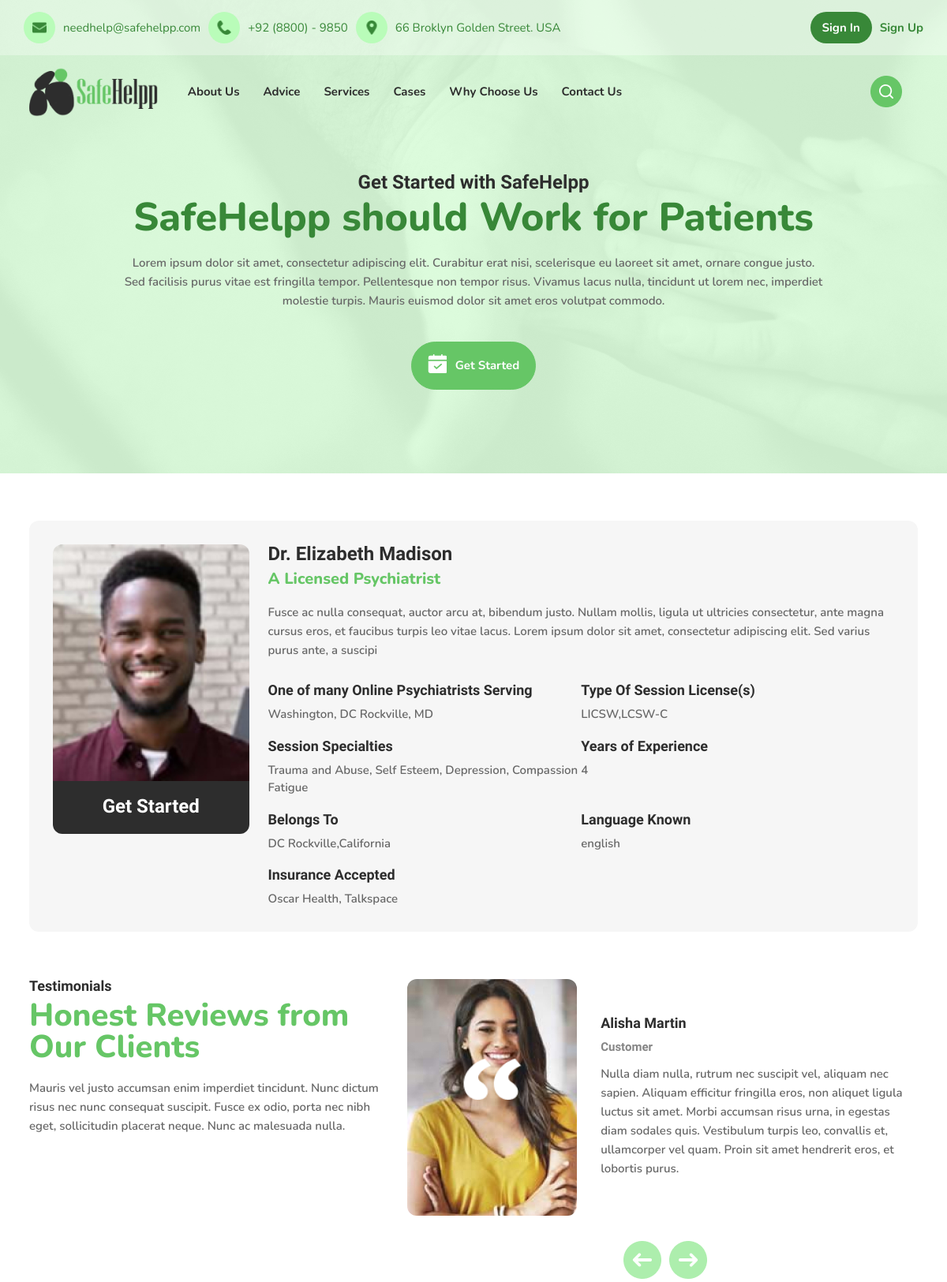
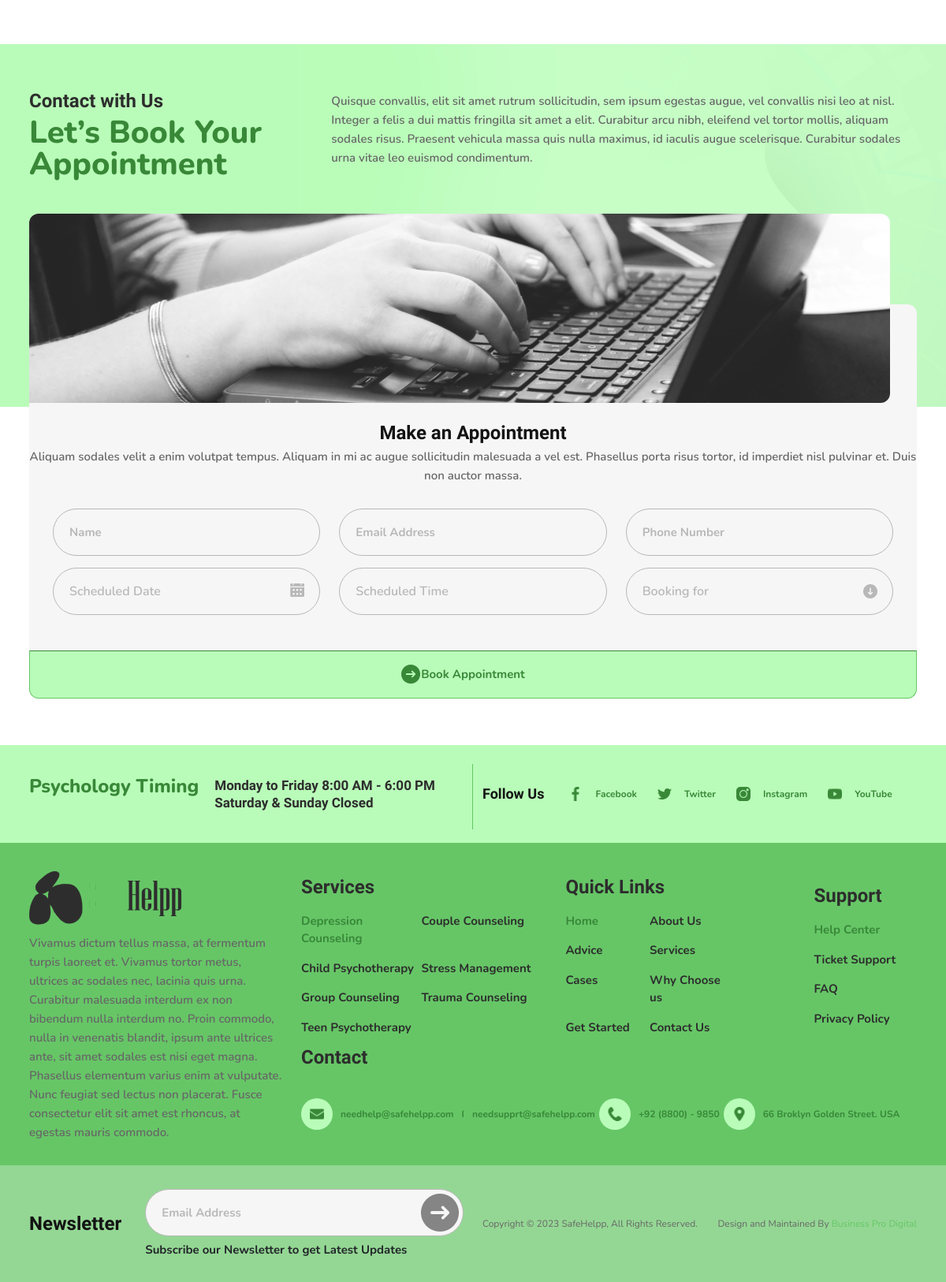
The page /psychiatrist/single.php?id=SH655f33f0f1c19 on the database its author committed (2 pictures, top to bottom).
### tables this page shows
CREATE TABLE `therapist_profile` (
  `id` int(11) NOT NULL,
  `therapist_id` varchar(255) NOT NULL,
  `profile_picture` varchar(255) DEFAULT NULL,
  `designation` varchar(255) DEFAULT NULL,
  `about_therapist` varchar(255) DEFAULT NULL,
  `state` varchar(255) DEFAULT NULL,
  `city` varchar(255) DEFAULT NULL,
  `y_o_exp` varchar(255) DEFAULT NULL,
  `language` varchar(255) DEFAULT NULL,
  `category_therapy` varchar(255) DEFAULT NULL,
  `therapist_specialty` varchar(255) DEFAULT NULL,
  `therapy_license` varchar(255) DEFAULT NULL,
  `christian_based_therapy` varchar(255) DEFAULT NULL,
  `accepted_insurance` varchar(255) DEFAULT NULL,
  `therapist_fees` varchar(255) DEFAULT NULL,
  `date` date NOT NULL
);

CREATE TABLE `therapist_register` (
  `id` int(11) NOT NULL,
  `therapist_id` varchar(255) NOT NULL,
  `user_type` varchar(255) NOT NULL,
  `register_username` varchar(255) NOT NULL,
  `register_email` varchar(255) NOT NULL,
  `register_pass` varchar(255) NOT NULL,
  `user_token` varchar(255) NOT NULL,
  `date` date NOT NULL
);

CREATE TABLE `therapist_information` (
  `id` int(11) NOT NULL,
  `therapist_id` varchar(255) NOT NULL,
  `therapist_name` varchar(255) NOT NULL,
  `therapist_email` varchar(255) NOT NULL,
  `therapist_phone` varchar(255) NOT NULL,
  `therapist_address` varchar(255) NOT NULL,
  `date` date NOT NULL
);

### controller/class/classInclude.php (called while the page is built, shortened)
<?php
class Includepath
{
    public $path;
    function __construct(){
        $base_path = 'http://localhost/safe-helpp/';
        $this->path = $base_path;
    }
    public function adminpath($admin_path){
        $path =  $this->path.$admin_path;
        return $path;
    }
    public function assetspath($assets_path){
        $path = $this->path.'assets/'.$assets_path;
        return $path ;
    }
}
?>

### controller/class/classDBcon.php (called while the page is built, shortened)
<?php
class Crud
{
function __construct()
{
$con = mysqli_connect(DB_SERVER,DB_USER,DB_PASS,DB_NAME);
$this->dbh = $con;
}
 public function read_with_condition($table,$where_condition){
    $condition = "";
    foreach($where_condition as $key=>$value){
        $condition .= $key." = '".$value."' AND ";
    }
    $condition = substr($condition, 0, -5);
    $fetch_data = mysqli_query($this->dbh,"SELECT * FROM $table WHERE  ".$condition);
     return $fetch_data;
 }
}
?>

### psychiatrist/single.php (the view, shortened to what this page needs)
<?php
include '../inc/header.php' ; ?>
<?php
if (isset($_GET['id'])) {
	$id = $_GET['id'];
	$where_condition = array('therapist_id' => $id );
}
	$fetch_obj = new Crud();
	$table = 'therapist_register';
$fetch_data = $fetch_obj->read_with_condition($table,$where_condition);
$result =  mysqli_fetch_assoc($fetch_data);
$username = $result['register_username'];
$table_profile = 'therapist_profile';
$table_info = 'therapist_information';
$profile_data = $fetch_obj->read_with_condition($table_profile,$where_condition);
$result_prof =  mysqli_fetch_assoc($profile_data);
$info_data = $fetch_obj->read_with_condition($table_info,$where_condition);
$result_info =  mysqli_fetch_assoc($info_data);
$address = $result_info['therapist_address'];
?>
 <section class="inner_banner_main" style="background-image: url(<?php echo $path_obj->assetspath("img"); ?>/inner_bg_01.jpg);">
        <div class="container text-center">
            <div class="inner_banner_text">
                <h6>Get Started with SafeHelpp</h6>
                <h2>SafeHelpp should Work for Patients</h2>
                <p>Lorem ipsum dolor sit amet, consectetur adipiscing elit. Curabitur erat nisi, scelerisque eu laoreet
                    sit amet, ornare congue justo. Sed facilisis purus vitae est fringilla tempor. Pellentesque non
                    tempor risus.
                  Vivamus lacus nulla, tincidunt ut lorem nec, imperdiet molestie turpis. Mauris euismod dolor sit
                      amet eros volutpat commodo.</p>
                <a href="#" class="a_btn appointment_icon">Get Started</a>
            </div>
        </div>
    </section>
    <section class="therapy_typ_inner">
        <div class="container">
            <div class="wapper">
                <div class="row">
                    <div class="col-md-3">
                        <div class="thearphy_profile_wapper">
                            <div class="fig_holder">
                                <figure style="background-image: url(<?php echo $path_obj->adminpath("admin/uploads"); ?>/<?php echo $result_prof['profile_picture']; ?>);"></figure>
                            </div>
                            <div class="text">
                                <a href="#">Get Started</a>
                            </div>
                        </div>
                    </div>
                    <div class="col-md-9">
                        <div class="thearphy_text_wapper">
                            <h6><?php  echo $username;?></h6>
                            <h4>A Licensed <?php echo $result_prof['designation']; ?> </h4>
                            <p><?php echo $result_prof['about_therapist']; ?></p>
                            <ul>
                                <li>
                                    <strong>One of many Online Psychiatrists Serving</strong>
                                    <?php echo $address; ?>
                                </li>
                                <li>
                                    <strong>Type Of Session License(s)</strong>
                                    <?php echo $result_prof['therapy_license']; ?>
                                </li>
                                <li>
                                    <strong>Session Specialties</strong>
                                    <?php echo $result_prof['therapist_specialty']; ?>
                                </li>
                                <li>
                                    <strong>Years of Experience</strong>
                                    <?php echo $result_prof['y_o_exp']; ?>
                                </li>
                                <li>
                                    <strong>Belongs To</strong>
                                    <?php echo $result_prof['city'] .','.$result_prof['state'] ; ?>
                                </li>
                                <li>
                                    <strong>Language Known</strong>
                                    <?php echo $result_prof['language']; ?>
                                </li>
                                <li>
                                    <strong>Insurance Accepted</strong>
                                    <?php echo $result_prof['accepted_insurance']; ?>
                                </li>
                            </ul>
                        </div>
                    </div>
                </div>
            </div>
        </div>
    </section>
    <section class="testimonials_main">
        <div class="container">
            <div class="row">
                <div class="col-md-5">
                    <div class="text">
                        <h6>Testimonials</h6>
                        <h2>Honest Reviews from Our Clients</h2>
                        <p>Mauris vel justo accumsan enim imperdiet tincidunt. Nunc dictum risus nec nunc
                            consequat suscipit. Fusce ex odio, porta nec nibh eget, sollicitudin placerat neque.
                            Nunc ac malesuada nulla.</p>
                    </div>
                </div>
                <div class="col-md-7">
                    <div class="testi_slider">
                        <div class="elemenst">
                            <div class="testi_slider_wapper">
                                <div class="profile_holder">
                                    <figure style="background-image: url(<?php echo $path_obj->assetspath("img"); ?>/testi_profile.jpg);"></figure>
                                </div>
                                <div class="text">
                                    <h6>Alisha Martin</h6>
                                    <span>Customer</span>
                                    <p>Nulla diam nulla, rutrum nec suscipit vel, aliquam nec sapien. Aliquam efficitur
                                        fringilla eros, non aliquet ligula luctus sit amet. Morbi accumsan risus urna,
                                        in
                                        egestas diam sodales quis. Vestibulum turpis leo, convallis et, ullamcorper vel
                                        quam.
                                        Proin sit amet hendrerit eros, et lobortis purus.</p>
                                </div>
                            </div>
                        </div>
                    </div>
                </div>
            </div>
        </div>
    </section>
    <section class="contact_offer_mian">
        <div class="contact_top">
            <div class="container">
                <div class="top">
                    <div class="row">
                        <div class="col-md-4">
                            <div class="text">
                                <h6>Contact with Us</h6>
                                <h2>Let’s Book Your Appointment</h2>
                            </div>
                        </div>
                        <div class="col-md-8">
                            <div class="text">
                                <p>Quisque convallis, elit sit amet rutrum sollicitudin, sem ipsum egestas augue, vel
                                    convallis nisi leo at
                                    nisl. Integer a felis a dui mattis fringilla sit amet a elit. Curabitur arcu nibh,
                                    eleifend vel tortor mollis,
                                    aliquam sodales risus. Praesent vehicula massa quis nulla maximus, id iaculis augue
                                    scelerisque.
                                    Curabitur sodales urna vitae leo euismod condimentum.</p>
                            </div>
                        </div>
                    </div>
                </div>
            </div>
        </div>
        <div class="contact_bottom_part">
            <div class="container">
                <div class="wapper">
                    <div class="fig_holder">
                        <figure style="background-image: url(<?php echo $path_obj->assetspath("img"); ?>/contact_form_img.jpg);"></figure>
                    </div>
                    <div class="contact_from_main_indedx">
                        <div class="text-center">
                            <h3>Make an Appointment</h3>
                            <p>Aliquam sodales velit a enim volutpat tempus. Aliquam in mi ac augue sollicitudin
                                malesuada a vel est. Phasellus porta risus tortor, id imperdiet nisl pulvinar et. Duis
                                non auctor massa.</p>
                        </div>
                        <form  id="booking_user_form" name="booking_user_form">
                            <div class="form_wapper">
                                <div class="row">
                                    <div class="col-md-4">
                                        <div class="form_group">
                                            <input type="text" name="booking_user_name" id="booking_user_name" placeholder="Name" required>
                                        </div>
                                    </div>
                                    <div class="col-md-4">
                                        <div class="form_group">
                                            <input type="email" name="booking_user_email" id="booking_user_email" placeholder="Email Address" required>
                                        </div>
                                    </div>
                                    <div class="col-md-4">
                                        <div class="form_group">
                                            <input type="tel" name="booking_user_phone" id="booking_user_phone" placeholder="Phone Number" required>
                                        </div>
                                    </div>
                                    <div class="col-md-4">
                                        <div class="form_group">
                                        <select name="bookling_user_date" id="bookling_user_date" required>
                                            <option value="">Scheduled Date</option>
                                        </select>
                                            <span class="date_icon"></span>
                                        </div>
                                    </div>
                                    <div class="col-md-4">
                                        <div class="form_group">
                                        <select name="booking_scheduled_time" id="booking_scheduled_time" required>
                                                <option value="">Scheduled Time</option>
                                            </select>
                                        </div>
                                    </div>
                                    <div class="col-md-4">
                                        <div class="form_group">
                                            <select name="booking_for" id="booking_for" required>
                                                <option value="">Booking for</option>
                                            </select>
                                            <span class="drop_down_arow"></span>
                                        </div>
                                    </div>
                                </div>
                                <div class="button_section">
                                    <button class="a_btn" type="submit" name="submit" id="submit">Book Appointment</button>
                                </div>
                            </div>
                        </form>
                    </div>
                </div>
            </div>
        </div>
    </section>
<?php include '../inc/footer.php' ; ?>

### assets/css/responsive.css (style rules this page uses)
@media screen and (max-width: 1466px) { h2 { font-size: 40px; } }
@media screen and (max-width: 1466px) { .container { max-width: 1150px; } }
@media screen and (max-width: 1466px) { .inner_banner_main h2 { font-size: 50px; } }

### rows shown on the page
therapist_profile: profile_picture (picture), designation "Psychiatrist", about_therapist "Fusce ac nulla consequat, auctor arcu at, bibendum justo. Nullam mollis, ligula ut ultricies consectetur, ante magna cursus eros, et faucibus turpis leo vitae lacus. Lorem ipsum dolor sit amet, consectetur adipiscing elit. Sed varius purus ante, a suscipi", therapy_license "LICSW,LCSW-C", therapist_specialty "Trauma and Abuse, Self Esteem, Depression, Compassion Fatigue", y_o_exp "4", city "DC Rockville", state "California", language "english", accepted_insurance "Oscar Health, Talkspace"
therapist_register: register_username "Dr. Elizabeth Madison"
therapist_information: therapist_address "Washington, DC Rockville, MD"
